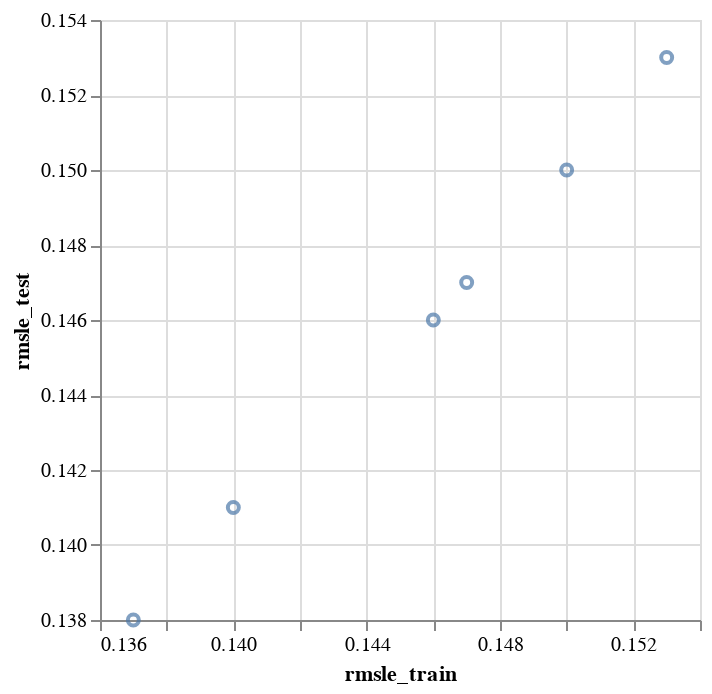

Source (notebook cell):
### Code cell
# sns.scatterplot(x=kbest_rmsle_train, y=kbest_rmsle_test, hue=lassos.keys());

alt.Chart(df_kbest).mark_point().encode(
    x=alt.X('rmsle_train:Q').scale(zero=False),
    y=alt.Y('rmsle_test:Q').scale(zero=False),
    tooltip=['rmsle_train', 'rmsle_test', 'kbest']
)

### Figure 1 — Vega specification as saved in the notebook (floating-point values rounded to 4 significant figures)
{"$schema": "https://vega.github.io/schema/vega/v5.json", "data": [{"name": "source_0", "values": [{"kbest": 10, "rmsle_test": 0.153, "rmsle_train": 0.153}, {"kbest": 15, "rmsle_test": 0.15, "rmsle_train": 0.15}, {"kbest": 20, "rmsle_test": 0.147, "rmsle_train": 0.147}, {"kbest": 25, "rmsle_test": 0.146, "rmsle_train": 0.146}, {"kbest": 30, "rmsle_test": 0.141, "rmsle_train": 0.14}, {"kbest": 35, "rmsle_test": 0.138, "rmsle_train": 0.137}]}, {"name": "source_0_x_domain_rmsle_train", "values": [{"min": 0.137, "max": 0.153}]}, {"name": "source_0_y_domain_rmsle_test", "values": [{"min": 0.138, "max": 0.153}]}], "marks": [{"type": "symbol", "name": "marks", "from": {"data": "source_0"}, "encode": {"update": {"fill": {"value": "transparent"}, "description": {"signal": "\"rmsle_train: \" + (format(datum[\"rmsle_train\"], \"\")) + \"; rmsle_test: \" + (format(datum[\"rmsle_test\"], \"\")) + \"; kbest: \" + (format(datum[\"kbest\"], \"\"))"}, "x": {"field": "rmsle_train", "scale": "x"}, "opacity": {"value": 0.7}, "tooltip": {"signal": "{\"rmsle_train\": format(datum[\"rmsle_train\"], \"\"), \"rmsle_test\": format(datum[\"rmsle_test\"], \"\"), \"kbest\": format(datum[\"kbest\"], \"\")}"}, "stroke": {"value": "#4c78a8"}, "ariaRoleDescription": {"value": "point"}, "y": {"field": "rmsle_test", "scale": "y"}}}, "style": ["point"]}], "scales": [{"name": "x", "type": "linear", "domain": [{"signal": "(data(\"source_0_x_domain_rmsle_train\")[0] || {}).min"}, {"signal": "(data(\"source_0_x_domain_rmsle_train\")[0] || {}).max"}], "range": [0, {"signal": "width"}], "nice": true, "zero": false}, {"name": "y", "type": "linear", "domain": [{"signal": "(data(\"source_0_y_domain_rmsle_test\")[0] || {}).min"}, {"signal": "(data(\"source_0_y_domain_rmsle_test\")[0] || {}).max"}], "range": [{"signal": "height"}, 0], "nice": true, "zero": false}], "axes": [{"scale": "x", "minExtent": 0, "gridScale": "y", "aria": false, "domain": false, "labels": false, "tickCount": {"signal": "ceil(width/40)"}, "orient": "bottom", "ticks": false, "zindex": 0, "grid": true, "maxExtent": 0}, {"scale": "y", "maxExtent": 0, "ticks": false, "zindex": 0, "labels": false, "tickCount": {"signal": "ceil(height/40)"}, "domain": false, "gridScale": "x", "grid": true, "minExtent": 0, "aria": false, "orient": "left"}, {"scale": "x", "orient": "bottom", "title": "rmsle_train", "labelOverlap": true, "zindex": 0, "labelFlush": true, "grid": false, "tickCount": {"signal": "ceil(width/40)"}}, {"scale": "y", "orient": "left", "grid": false, "title": "rmsle_test", "labelOverlap": true, "tickCount": {"signal": "ceil(height/40)"}, "zindex": 0}], "height": 300, "background": "white", "style": "cell", "padding": 5, "width": 300}
